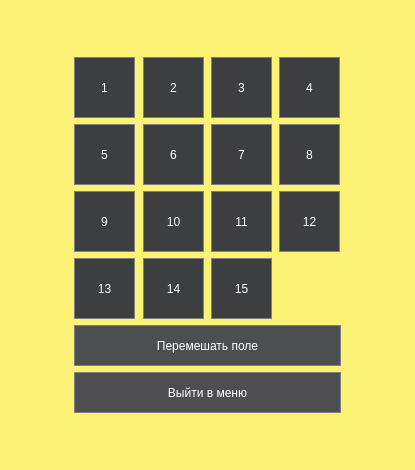
<?xml version="1.0" encoding="UTF-8"?>
<ui version="4.0">
 <class>ClassicTagGameWindow</class>
 <widget class="QDialog" name="ClassicTagGameWindow">
  <property name="geometry">
   <rect>
    <x>0</x>
    <y>0</y>
    <width>415</width>
    <height>470</height>
   </rect>
  </property>
  <property name="windowTitle">
   <string>ClassicTagGameWindow</string>
  </property>
  <property name="styleSheet">
   <string notr="true">background-color: #fcf276;</string>
  </property>
  <layout class="QGridLayout" name="gridLayout_2">
   <item row="1" column="2">
    <spacer name="horizontalSpacer_2">
     <property name="orientation">
      <enum>Qt::Orientation::Horizontal</enum>
     </property>
     <property name="sizeHint" stdset="0">
      <size>
       <width>52</width>
       <height>20</height>
      </size>
     </property>
    </spacer>
   </item>
   <item row="2" column="1">
    <spacer name="verticalSpacer">
     <property name="orientation">
      <enum>Qt::Orientation::Vertical</enum>
     </property>
     <property name="sizeHint" stdset="0">
      <size>
       <width>20</width>
       <height>37</height>
      </size>
     </property>
    </spacer>
   </item>
   <item row="1" column="0">
    <spacer name="horizontalSpacer">
     <property name="styleSheet">
      <string>QPushButton {
	font: 700 12pt &quot;Segoe UI&quot;;
	font: 700 12pt &quot;Segoe UI&quot;;
  background-color: #3d3e3f; 
  border: 1px solid gray;
  color: white;
}
QPushButton:pressed {
    background-color: #282829;
}</string>
     </property>
     <property name="orientation">
      <enum>Qt::Orientation::Horizontal</enum>
     </property>
     <property name="sizeHint" stdset="0">
      <size>
       <width>52</width>
       <height>20</height>
      </size>
     </property>
    </spacer>
   </item>
   <item row="0" column="1">
    <spacer name="verticalSpacer_2">
     <property name="styleSheet">
      <string>QPushButton {
	font: 700 12pt &quot;Segoe UI&quot;;
	font: 700 12pt &quot;Segoe UI&quot;;
  background-color: #3d3e3f; 
  border: 1px solid gray;
  color: white;
}
QPushButton:pressed {
    background-color: #282829;
}</string>
     </property>
     <property name="orientation">
      <enum>Qt::Orientation::Vertical</enum>
     </property>
     <property name="sizeHint" stdset="0">
      <size>
       <width>20</width>
       <height>28</height>
      </size>
     </property>
    </spacer>
   </item>
   <item row="1" column="1">
    <layout class="QGridLayout" name="gridLayout">
     <item row="0" column="0">
      <widget class="QPushButton" name="pushButton_1">
       <property name="minimumSize">
        <size>
         <width>61</width>
         <height>61</height>
        </size>
       </property>
       <property name="maximumSize">
        <size>
         <width>61</width>
         <height>61</height>
        </size>
       </property>
       <property name="styleSheet">
        <string notr="true">QPushButton {
	font: 700 12pt &quot;Segoe UI&quot;;
	font: 700 12pt &quot;Segoe UI&quot;;
  background-color: #3d3e3f; 
  border: 1px solid gray;
  color: white;
}
QPushButton:pressed {
    background-color: #282829;
}</string>
       </property>
       <property name="text">
        <string>1</string>
       </property>
      </widget>
     </item>
     <item row="0" column="1">
      <widget class="QPushButton" name="pushButton_2">
       <property name="minimumSize">
        <size>
         <width>61</width>
         <height>61</height>
        </size>
       </property>
       <property name="maximumSize">
        <size>
         <width>61</width>
         <height>61</height>
        </size>
       </property>
       <property name="styleSheet">
        <string notr="true">QPushButton {
	font: 700 12pt &quot;Segoe UI&quot;;
	font: 700 12pt &quot;Segoe UI&quot;;
  background-color: #3d3e3f; 
  border: 1px solid gray;
  color: white;
}
QPushButton:pressed {
    background-color: #282829;
}</string>
       </property>
       <property name="text">
        <string>2</string>
       </property>
      </widget>
     </item>
     <item row="0" column="2">
      <widget class="QPushButton" name="pushButton_3">
       <property name="minimumSize">
        <size>
         <width>61</width>
         <height>61</height>
        </size>
       </property>
       <property name="maximumSize">
        <size>
         <width>61</width>
         <height>61</height>
        </size>
       </property>
       <property name="styleSheet">
        <string notr="true">QPushButton {
	font: 700 12pt &quot;Segoe UI&quot;;
	font: 700 12pt &quot;Segoe UI&quot;;
  background-color: #3d3e3f; 
  border: 1px solid gray;
  color: white;
}
QPushButton:pressed {
    background-color: #282829;
}</string>
       </property>
       <property name="text">
        <string>3</string>
       </property>
      </widget>
     </item>
     <item row="0" column="3">
      <widget class="QPushButton" name="pushButton_4">
       <property name="minimumSize">
        <size>
         <width>61</width>
         <height>61</height>
        </size>
       </property>
       <property name="maximumSize">
        <size>
         <width>61</width>
         <height>61</height>
        </size>
       </property>
       <property name="styleSheet">
        <string notr="true">QPushButton {
	font: 700 12pt &quot;Segoe UI&quot;;
	font: 700 12pt &quot;Segoe UI&quot;;
  background-color: #3d3e3f; 
  border: 1px solid gray;
  color: white;
}
QPushButton:pressed {
    background-color: #282829;
}</string>
       </property>
       <property name="text">
        <string>4</string>
       </property>
      </widget>
     </item>
     <item row="1" column="0">
      <widget class="QPushButton" name="pushButton_5">
       <property name="minimumSize">
        <size>
         <width>61</width>
         <height>61</height>
        </size>
       </property>
       <property name="maximumSize">
        <size>
         <width>61</width>
         <height>61</height>
        </size>
       </property>
       <property name="styleSheet">
        <string notr="true">QPushButton {
	font: 700 12pt &quot;Segoe UI&quot;;
	font: 700 12pt &quot;Segoe UI&quot;;
  background-color: #3d3e3f; 
  border: 1px solid gray;
  color: white;
}
QPushButton:pressed {
    background-color: #282829;
}</string>
       </property>
       <property name="text">
        <string>5</string>
       </property>
      </widget>
     </item>
     <item row="1" column="1">
      <widget class="QPushButton" name="pushButton_6">
       <property name="minimumSize">
        <size>
         <width>61</width>
         <height>61</height>
        </size>
       </property>
       <property name="maximumSize">
        <size>
         <width>61</width>
         <height>61</height>
        </size>
       </property>
       <property name="styleSheet">
        <string notr="true">QPushButton {
	font: 700 12pt &quot;Segoe UI&quot;;
	font: 700 12pt &quot;Segoe UI&quot;;
  background-color: #3d3e3f; 
  border: 1px solid gray;
  color: white;
}
QPushButton:pressed {
    background-color: #282829;
}</string>
       </property>
       <property name="text">
        <string>6</string>
       </property>
      </widget>
     </item>
     <item row="1" column="2">
      <widget class="QPushButton" name="pushButton_7">
       <property name="minimumSize">
        <size>
         <width>61</width>
         <height>61</height>
        </size>
       </property>
       <property name="maximumSize">
        <size>
         <width>61</width>
         <height>61</height>
        </size>
       </property>
       <property name="styleSheet">
        <string notr="true">QPushButton {
	font: 700 12pt &quot;Segoe UI&quot;;
	font: 700 12pt &quot;Segoe UI&quot;;
  background-color: #3d3e3f; 
  border: 1px solid gray;
  color: white;
}
QPushButton:pressed {
    background-color: #282829;
}</string>
       </property>
       <property name="text">
        <string>7</string>
       </property>
      </widget>
     </item>
     <item row="1" column="3">
      <widget class="QPushButton" name="pushButton_8">
       <property name="minimumSize">
        <size>
         <width>61</width>
         <height>61</height>
        </size>
       </property>
       <property name="maximumSize">
        <size>
         <width>61</width>
         <height>61</height>
        </size>
       </property>
       <property name="styleSheet">
        <string notr="true">QPushButton {
	font: 700 12pt &quot;Segoe UI&quot;;
	font: 700 12pt &quot;Segoe UI&quot;;
  background-color: #3d3e3f; 
  border: 1px solid gray;
  color: white;
}
QPushButton:pressed {
    background-color: #282829;
}</string>
       </property>
       <property name="text">
        <string>8</string>
       </property>
      </widget>
     </item>
     <item row="2" column="0">
      <widget class="QPushButton" name="pushButton_9">
       <property name="minimumSize">
        <size>
         <width>61</width>
         <height>61</height>
        </size>
       </property>
       <property name="maximumSize">
        <size>
         <width>61</width>
         <height>61</height>
        </size>
       </property>
       <property name="styleSheet">
        <string notr="true">QPushButton {
	font: 700 12pt &quot;Segoe UI&quot;;
	font: 700 12pt &quot;Segoe UI&quot;;
  background-color: #3d3e3f; 
  border: 1px solid gray;
  color: white;
}
QPushButton:pressed {
    background-color: #282829;
}</string>
       </property>
       <property name="text">
        <string>9</string>
       </property>
      </widget>
     </item>
     <item row="2" column="1">
      <widget class="QPushButton" name="pushButton_10">
       <property name="minimumSize">
        <size>
         <width>61</width>
         <height>61</height>
        </size>
       </property>
       <property name="maximumSize">
        <size>
         <width>61</width>
         <height>61</height>
        </size>
       </property>
       <property name="styleSheet">
        <string notr="true">QPushButton {
	font: 700 12pt &quot;Segoe UI&quot;;
	font: 700 12pt &quot;Segoe UI&quot;;
  background-color: #3d3e3f; 
  border: 1px solid gray;
  color: white;
}
QPushButton:pressed {
    background-color: #282829;
}</string>
       </property>
       <property name="text">
        <string>10</string>
       </property>
      </widget>
     </item>
     <item row="2" column="2">
      <widget class="QPushButton" name="pushButton_11">
       <property name="minimumSize">
        <size>
         <width>61</width>
         <height>61</height>
        </size>
       </property>
       <property name="maximumSize">
        <size>
         <width>61</width>
         <height>61</height>
        </size>
       </property>
       <property name="styleSheet">
        <string notr="true">QPushButton {
	font: 700 12pt &quot;Segoe UI&quot;;
	font: 700 12pt &quot;Segoe UI&quot;;
  background-color: #3d3e3f; 
  border: 1px solid gray;
  color: white;
}
QPushButton:pressed {
    background-color: #282829;
}</string>
       </property>
       <property name="text">
        <string>11</string>
       </property>
      </widget>
     </item>
     <item row="2" column="3">
      <widget class="QPushButton" name="pushButton_12">
       <property name="minimumSize">
        <size>
         <width>61</width>
         <height>61</height>
        </size>
       </property>
       <property name="maximumSize">
        <size>
         <width>61</width>
         <height>61</height>
        </size>
       </property>
       <property name="styleSheet">
        <string notr="true">QPushButton {
	font: 700 12pt &quot;Segoe UI&quot;;
	font: 700 12pt &quot;Segoe UI&quot;;
  background-color: #3d3e3f; 
  border: 1px solid gray;
  color: white;
}
QPushButton:pressed {
    background-color: #282829;
}</string>
       </property>
       <property name="text">
        <string>12</string>
       </property>
      </widget>
     </item>
     <item row="3" column="0">
      <widget class="QPushButton" name="pushButton_13">
       <property name="minimumSize">
        <size>
         <width>61</width>
         <height>61</height>
        </size>
       </property>
       <property name="maximumSize">
        <size>
         <width>61</width>
         <height>61</height>
        </size>
       </property>
       <property name="styleSheet">
        <string notr="true">QPushButton {
	font: 700 12pt &quot;Segoe UI&quot;;
	font: 700 12pt &quot;Segoe UI&quot;;
  background-color: #3d3e3f; 
  border: 1px solid gray;
  color: white;
}
QPushButton:pressed {
    background-color: #282829;
}</string>
       </property>
       <property name="text">
        <string>13</string>
       </property>
      </widget>
     </item>
     <item row="3" column="1">
      <widget class="QPushButton" name="pushButton_14">
       <property name="minimumSize">
        <size>
         <width>61</width>
         <height>61</height>
        </size>
       </property>
       <property name="maximumSize">
        <size>
         <width>61</width>
         <height>61</height>
        </size>
       </property>
       <property name="styleSheet">
        <string notr="true">QPushButton {
	font: 700 12pt &quot;Segoe UI&quot;;
	font: 700 12pt &quot;Segoe UI&quot;;
  background-color: #3d3e3f; 
  border: 1px solid gray;
  color: white;
}
QPushButton:pressed {
    background-color: #282829;
}</string>
       </property>
       <property name="text">
        <string>14</string>
       </property>
      </widget>
     </item>
     <item row="3" column="2">
      <widget class="QPushButton" name="pushButton_15">
       <property name="minimumSize">
        <size>
         <width>61</width>
         <height>61</height>
        </size>
       </property>
       <property name="maximumSize">
        <size>
         <width>61</width>
         <height>61</height>
        </size>
       </property>
       <property name="styleSheet">
        <string notr="true">QPushButton {
	font: 700 12pt &quot;Segoe UI&quot;;
	font: 700 12pt &quot;Segoe UI&quot;;
  background-color: #3d3e3f; 
  border: 1px solid gray;
  color: white;
}
QPushButton:pressed {
    background-color: #282829;
}</string>
       </property>
       <property name="text">
        <string>15</string>
       </property>
      </widget>
     </item>
     <item row="4" column="0" colspan="4">
      <widget class="QPushButton" name="pushButton_shuffle">
       <property name="minimumSize">
        <size>
         <width>267</width>
         <height>41</height>
        </size>
       </property>
       <property name="maximumSize">
        <size>
         <width>267</width>
         <height>41</height>
        </size>
       </property>
       <property name="styleSheet">
        <string notr="true">QPushButton {
	font: 700 10pt &quot;Segoe UI&quot;;
  background-color: #4d4e4f; 
  border: 1px solid gray;
  color: white;
}
QPushButton:pressed {
    background-color: #282829;
}</string>
       </property>
       <property name="text">
        <string>Перемешать поле</string>
       </property>
      </widget>
     </item>
     <item row="5" column="0" colspan="4">
      <widget class="QPushButton" name="pushButton_exit">
       <property name="minimumSize">
        <size>
         <width>267</width>
         <height>41</height>
        </size>
       </property>
       <property name="maximumSize">
        <size>
         <width>267</width>
         <height>41</height>
        </size>
       </property>
       <property name="styleSheet">
        <string notr="true">QPushButton {
	font: 700 10pt &quot;Segoe UI&quot;;
  background-color: #4d4e4f; 
  border: 1px solid gray;
  color: white;
}
QPushButton:pressed {
    background-color: #282829;
}</string>
       </property>
       <property name="text">
        <string>Выйти в меню</string>
       </property>
      </widget>
     </item>
    </layout>
   </item>
  </layout>
 </widget>
 <resources/>
 <connections/>
</ui>
